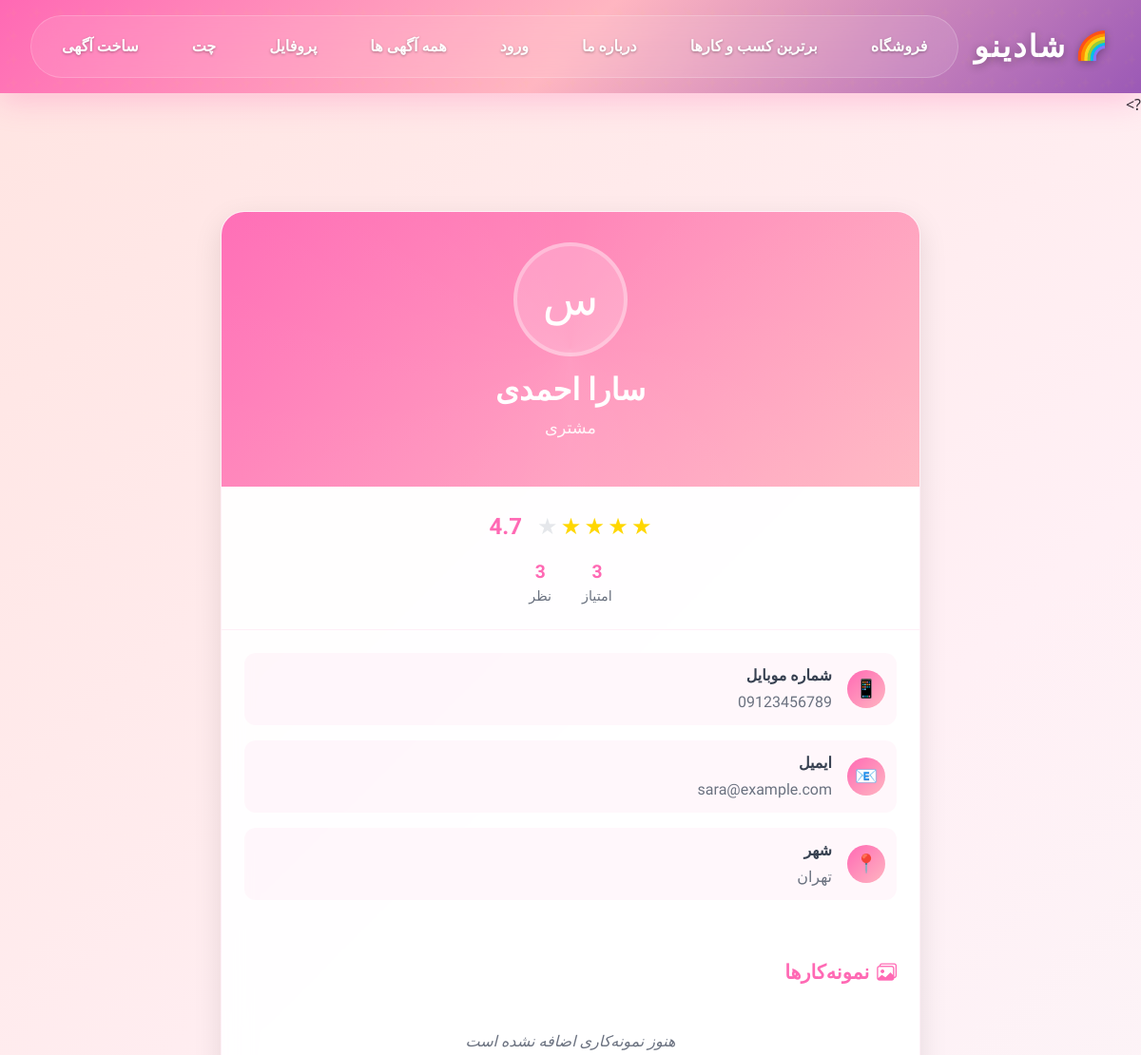
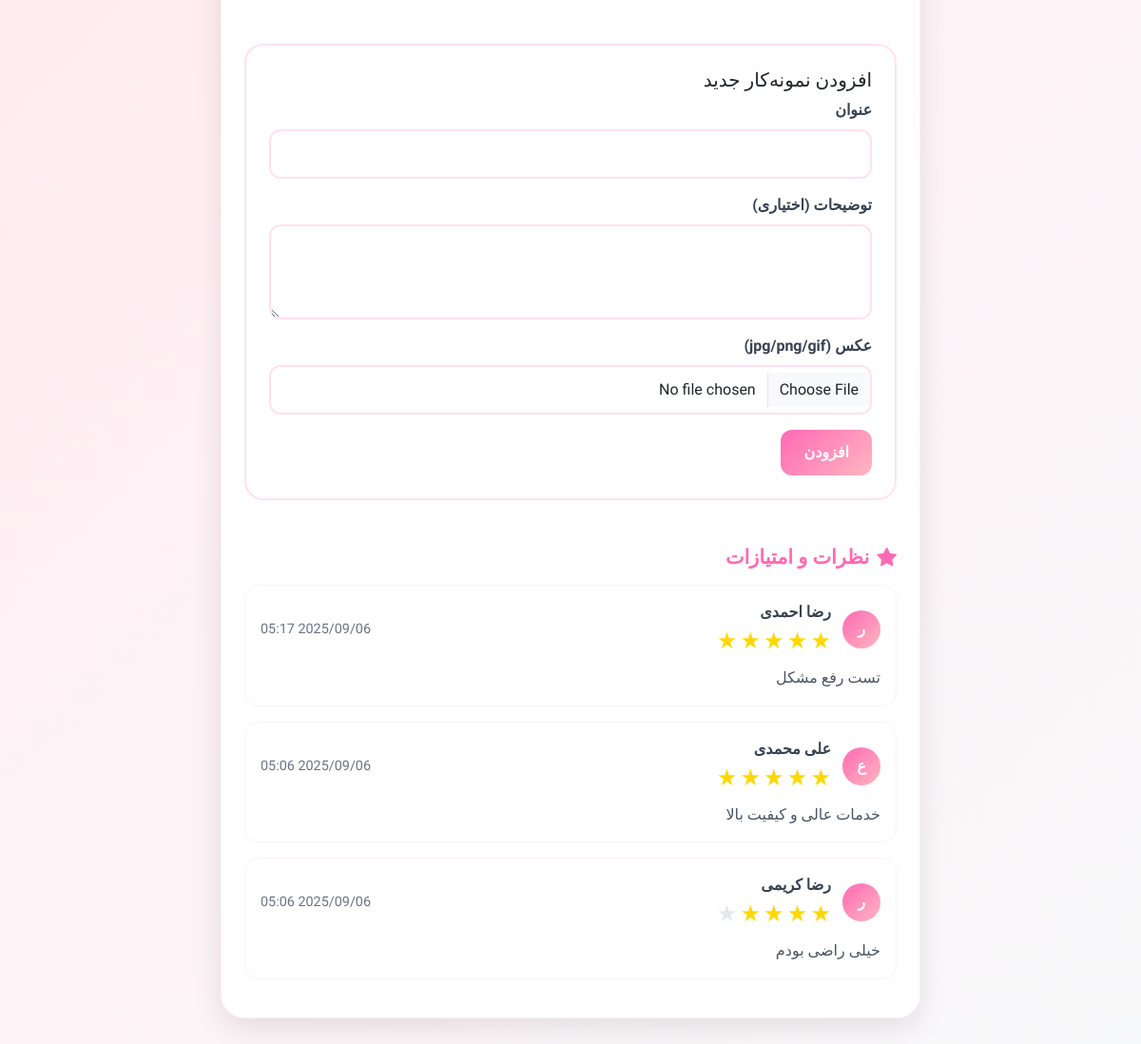
The app's page /profile.php (signed in) with its own data (2 pictures, top to bottom).
### tables this page shows
CREATE TABLE IF NOT EXISTS `users` (
  `id` int NOT NULL AUTO_INCREMENT,
  `name` varchar(255) NOT NULL,
  `mobile` varchar(11) NOT NULL,
  `password` varchar(255) NOT NULL,
  `role` enum('customer','business','delivery') NOT NULL,
  `city` varchar(100) DEFAULT NULL,
  `email` varchar(255) DEFAULT NULL,
  `avatar` varchar(255) DEFAULT NULL,
  `bio` text,
  `is_active` tinyint(1) DEFAULT '1',
  `created_at` datetime DEFAULT CURRENT_TIMESTAMP,
  `updated_at` datetime DEFAULT CURRENT_TIMESTAMP ON UPDATE CURRENT_TIMESTAMP,
  PRIMARY KEY (`id`),
  UNIQUE KEY `mobile` (`mobile`),
  KEY `idx_mobile` (`mobile`),
  KEY `idx_role` (`role`),
  KEY `idx_city` (`city`)
);

CREATE TABLE IF NOT EXISTS `user_stats` (
  `id` int NOT NULL AUTO_INCREMENT,
  `user_id` int NOT NULL,
  `total_ratings` int DEFAULT '0',
  `average_rating` decimal(3,2) DEFAULT '0.00',
  `total_comments` int DEFAULT '0',
  `last_rating_date` datetime DEFAULT NULL,
  `created_at` datetime DEFAULT CURRENT_TIMESTAMP,
  `updated_at` datetime DEFAULT CURRENT_TIMESTAMP ON UPDATE CURRENT_TIMESTAMP,
  PRIMARY KEY (`id`),
  UNIQUE KEY `user_id` (`user_id`),
  KEY `idx_user_id` (`user_id`),
  KEY `idx_average_rating` (`average_rating`)
);

CREATE TABLE IF NOT EXISTS `user_ratings` (
  `id` int NOT NULL AUTO_INCREMENT,
  `user_id` int NOT NULL,
  `rater_id` int NOT NULL,
  `rating` tinyint NOT NULL,
  `comment` text,
  `created_at` datetime DEFAULT CURRENT_TIMESTAMP,
  `updated_at` datetime DEFAULT CURRENT_TIMESTAMP ON UPDATE CURRENT_TIMESTAMP,
  PRIMARY KEY (`id`),
  UNIQUE KEY `unique_rating` (`user_id`,`rater_id`),
  KEY `idx_user_id` (`user_id`),
  KEY `idx_rater_id` (`rater_id`),
  KEY `idx_rating` (`rating`),
  KEY `idx_created_at` (`created_at`)
);

### profile.php (the view, shortened to what this page needs)
<?php
include 'includes/config.php';
include 'header.php';
$user_id = isset($_GET['user_id']) ? intval($_GET['user_id']) : $_SESSION['user_id'];
    $stmt = $conn->prepare('SELECT * FROM users WHERE id = ?');
    $stmt->bind_param('i', $user_id);
    $stmt->execute();
    $result = $stmt->get_result();
    $user_data = $result->fetch_assoc();
$rating_system_installed = false;
$stats_table_check = mysqli_query($conn, "SHOW TABLES LIKE 'user_stats'");
$ratings_table_check = mysqli_query($conn, "SHOW TABLES LIKE 'user_ratings'");
if (mysqli_num_rows($stats_table_check) > 0 && mysqli_num_rows($ratings_table_check) > 0) {
    $rating_system_installed = true;
}
$is_own_profile = ($user_id == $_SESSION['user_id']);
$user_stats = [
    'total_ratings' => 0,
    'average_rating' => 0.00,
    'total_comments' => 0,
    'last_rating_date' => null
];
$table_check = mysqli_query($conn, "SHOW TABLES LIKE 'user_stats'");
if (mysqli_num_rows($table_check) > 0) {
    $stats_stmt = $conn->prepare('SELECT * FROM user_stats WHERE user_id = ?');
    $stats_stmt->bind_param('i', $user_id);
    $stats_stmt->execute();
    $stats_result = $stats_stmt->get_result();
    $user_stats = $stats_result->fetch_assoc();
}
$recent_ratings = [];
$ratings_table_check = mysqli_query($conn, "SHOW TABLES LIKE 'user_ratings'");
if (mysqli_num_rows($ratings_table_check) > 0) {
    $ratings_stmt = $conn->prepare('
        SELECT ur.*, u.name as rater_name, u.avatar as rater_avatar
        FROM user_ratings ur
        JOIN users u ON ur.rater_id = u.id
        WHERE ur.user_id = ?
        ORDER BY ur.created_at DESC
        LIMIT 5
    ');
    $ratings_stmt->bind_param('i', $user_id);
    $ratings_stmt->execute();
    $ratings_result = $ratings_stmt->get_result();
    $recent_ratings = $ratings_result->fetch_all(MYSQLI_ASSOC);
}
    $portfolio_items = [];
    $portfolio_table_check = mysqli_query($conn, "SHOW TABLES LIKE 'user_portfolios'");
    if (mysqli_num_rows($portfolio_table_check) > 0) {
        $pf_stmt = $conn->prepare('SELECT id, title, description, image, created_at FROM user_portfolios WHERE user_id = ? ORDER BY created_at DESC');
        $pf_stmt->bind_param('i', $user_id);
        $pf_stmt->execute();
        $pf_result = $pf_stmt->get_result();
        $portfolio_items = $pf_result->fetch_all(MYSQLI_ASSOC);
    }
?>
<!DOCTYPE html>
<html lang="fa" dir="rtl">
<head>
    <link href="https://cdn.jsdelivr.net/npm/bootstrap@5.3.0/dist/css/bootstrap.rtl.min.css" rel="stylesheet">
    <link rel="stylesheet" href="https://cdn.jsdelivr.net/npm/bootstrap-icons@1.10.0/font/bootstrap-icons.css">
</head>
<body>
    <div class="main-container">
        <div class="container">
            <div class="row justify-content-center">
                <div class="col-lg-8">
                    <div class="profile-card">
        <div class="profile-header">
                            <div class="profile-avatar">
                                <?php if ($user_data['avatar']): ?>
                                    <img src="<?php echo htmlspecialchars($user_data['avatar']); ?>" alt="آواتار" style="width: 100%; height: 100%; border-radius: 50%; object-fit: cover;">
                        <?php else: ?>
                                    <?php echo mb_substr($user_data['name'], 0, 1); ?>
                        <?php endif; ?>
                        </div>
                            <h1 class="profile-name"><?php echo htmlspecialchars($user_data['name']); ?></h1>
                            <p class="profile-role">
                                <?php
                                $role_names = [
                                    'customer' => 'مشتری',
                                    'business' => 'کسب‌وکار',
                                    'delivery' => 'پیک'
                                ];
                                echo $role_names[$user_data['role']] ?? $user_data['role'];
                                ?>
                            </p>
                    </div>
                        <div class="rating-section">
                            <?php if (!$rating_system_installed): ?>
                                <div class="alert alert-warning text-center">
                                    <h5>⚠️ سیستم امتیازدهی نصب نشده</h5>
                                    <p>برای استفاده از سیستم امتیازدهی و نظرات، ابتدا جداول دیتابیس را نصب کنید.</p>
                                    <a href="setup_rating_tables.php" class="btn btn-primary">نصب سیستم امتیازدهی</a>
                </div>
                            <?php else: ?>
                                <div class="rating-display">
                                    <div class="rating-stars">
                            <?php
                                        $avg_rating = floatval($user_stats['average_rating']);
                                        for ($i = 1; $i <= 5; $i++) {
                                            $class = $i <= $avg_rating ? 'star' : 'star empty';
                                            echo '<span class="' . $class . '">★</span>';
                                        }
                                        ?>
                                    </div>
                                    <div class="rating-number"><?php echo number_format($avg_rating, 1); ?></div>
                                </div>
                                <div class="rating-stats">
                                    <div class="stat-item">
                                        <div class="stat-number"><?php echo $user_stats['total_ratings']; ?></div>
                                        <div class="stat-label">امتیاز</div>
                                    </div>
                                    <div class="stat-item">
                                        <div class="stat-number"><?php echo $user_stats['total_comments']; ?></div>
                                        <div class="stat-label">نظر</div>
                                    </div>
                                </div>
                            <?php endif; ?>
                        </div>
                        <div class="profile-info">
                            <?php if ($is_own_profile): ?>
                            <div class="info-item">
                                <div class="info-icon">📱</div>
                                <div class="info-content">
                                    <div class="info-label">شماره موبایل</div>
                                    <div class="info-value"><?php echo htmlspecialchars($user_data['mobile']); ?></div>
                                </div>
                            </div>
                            <?php endif; ?>
                            <?php if ($user_data['email']): ?>
                            <div class="info-item">
                                <div class="info-icon">📧</div>
                                <div class="info-content">
                                    <div class="info-label">ایمیل</div>
                                    <?php if ($is_own_profile): ?>
                                    <div class="info-value"><?php echo htmlspecialchars($user_data['email']); ?></div>
                            <?php endif; ?>
                        </div>
                    </div>
                            <?php endif; ?>
                            <?php if ($user_data['city']): ?>
                            <div class="info-item">
                                <div class="info-icon">📍</div>
                                <div class="info-content">
                                    <div class="info-label">شهر</div>
                                    <div class="info-value"><?php echo htmlspecialchars($user_data['city']); ?></div>
                </div>
            </div>
                            <?php endif; ?>
            </div>
                        <div class="ratings-section">
                            <h3 class="section-title">
                                <i class="bi bi-images"></i>
                                نمونه‌کارها
                            </h3>
                            <?php if (empty($portfolio_items)): ?>
                                <div class="no-ratings">هنوز نمونه‌کاری اضافه نشده است</div>
                            <?php endif; ?>
                            <?php if ($is_own_profile): ?>
                                <div class="rating-form">
                                    <h5>افزودن نمونه‌کار جدید</h5>
                                    <form id="portfolioForm" enctype="multipart/form-data" method="POST" action="api/portfolio.php">
                                        <div class="form-group">
                                            <label class="form-label">عنوان</label>
                                            <input type="text" name="title" class="form-control" required>
                                        </div>
                                        <div class="form-group">
                                            <label class="form-label">توضیحات (اختیاری)</label>
                                            <textarea name="description" class="form-control" rows="3"></textarea>
                                        </div>
                                        <div class="form-group">
                                            <label class="form-label">عکس (jpg/png/gif)</label>
                                            <input type="file" name="image" id="portfolioImage" accept="image/*" class="form-control" required>
                                        </div>
                                        <button type="submit" class="btn-rating" id="submitPortfolio">افزودن</button>
                                    </form>
                                </div>
                            <?php endif; ?>
                        </div>
                        <div class="ratings-section">
                            <h3 class="section-title">
                                <i class="bi bi-star-fill"></i>
                                نظرات و امتیازات
                            </h3>
                            <?php if (!$rating_system_installed): ?>
                                <div class="alert alert-info text-center">
                                    <p>سیستم امتیازدهی نصب نشده است. برای استفاده از این قابلیت، ابتدا جداول دیتابیس را نصب کنید.</p>
            </div>
                            <?php else: ?>
                            <div id="ratingsList">
                                <?php if (empty($recent_ratings)): ?>
                                    <div class="no-ratings">
                                        هنوز نظری ثبت نشده است
                </div>
                                <?php else: ?>
                                    <?php foreach ($recent_ratings as $rating): ?>
                                    <div class="rating-item">
                                        <div class="rating-header">
                                            <div class="rater-info">
                                                <div class="rater-avatar">
                                                    <?php if ($rating['rater_avatar']): ?>
                                                        <img src="<?php echo htmlspecialchars($rating['rater_avatar']); ?>" alt="آواتار" style="width: 100%; height: 100%; border-radius: 50%; object-fit: cover;">
                                                    <?php else: ?>
                                                        <?php echo mb_substr($rating['rater_name'], 0, 1); ?>
                                                    <?php endif; ?>
                            </div>
                                                <div>
                                                    <div class="rater-name"><?php echo htmlspecialchars($rating['rater_name']); ?></div>
                                                    <div class="rating-stars">
                                                        <?php
                                                        for ($i = 1; $i <= 5; $i++) {
                                                            $class = $i <= $rating['rating'] ? 'star' : 'star empty';
                                                            echo '<span class="' . $class . '">★</span>';
                                                        }
                                                        ?>
                            </div>
                        </div>
                            </div>
                                            <div class="rating-date">
                                                <?php echo date('Y/m/d H:i', strtotime($rating['created_at'])); ?>
                            </div>
                        </div>
                                        <?php if ($rating['comment']): ?>
                                        <div class="rating-comment">
                                            <?php echo nl2br(htmlspecialchars($rating['comment'])); ?>
                        </div>
                                        <?php endif; ?>
                </div>
                                    <?php endforeach; ?>
                                <?php endif; ?>
                            </div>
                            <?php endif; ?>
                        </div>
                    </div>
                </div>
            </div>
        </div>
    </div>
</body>
</html>

### records on screen
users: name "س", name "سارا احمدی", role "مشتری", mobile "09123456789", email "sara@example.com", city "تهران"
user_stats: average_rating "4.7", total_ratings "3", total_comments "3"
user_ratings: users.name "ر", users.name "رضا احمدی", created_at "2025/09/06 05:17", comment "تست رفع مشکل"
user_ratings: users.name "ع", users.name "علی محمدی", created_at "2025/09/06 05:06", comment "خدمات عالی و کیفیت بالا"
user_ratings: users.name "ر", users.name "رضا کریمی", created_at "2025/09/06 05:06", comment "خیلی راضی بودم"
